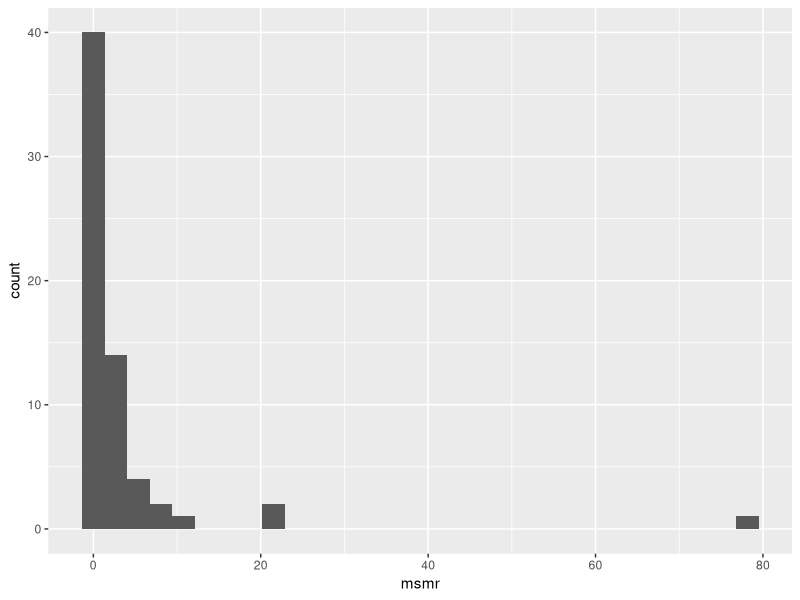
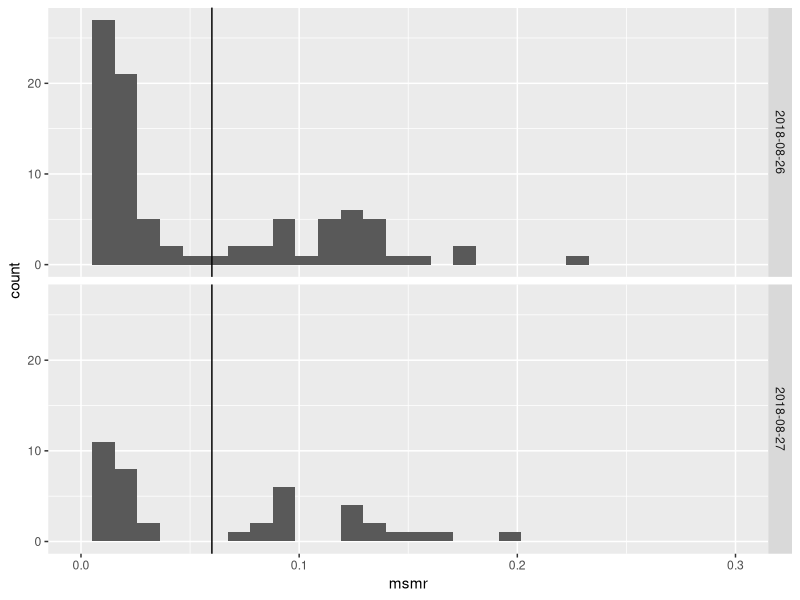

The R source for these figures, in order:
## ---- chunk 1
library(ggplot2)
library(dplyr)
library(data.table)
## ---- chunk 2

resp<-fread("../Data/2018-09-07_Hinal_diapause_determination.csv")
dim(resp)

resp$msmr<- resp$day6_resp / resp$day5_weight

#if you have multiple cohorts, use this code
#ggplot2::ggplot(resp,aes(x=msmr))+geom_histogram()+xlim(0,0.25)+facet_wrap(cohort_date~.)

# if you have 1 cohort, use this code
respco<-resp%>%
  filter(cohort_date=="2018-09-02")

# this will plot the histogram for you to determine the cutoff value for diapause or non-diapause
ggplot2::ggplot(respco,aes(x=msmr))+geom_histogram()

# this code tells you what cut off to determine diapause or non diapause animals

respco$dia_class<-ifelse(respco$msmr<0.06,"Diapause","Non-diapause")
#glimpse(respco11)

#determine numbers of diapause and non-diapause
respco%>%
  group_by(dia_class)%>%
  summarise(n=length(dia_class))

#fwrite(respco11,"2018-09-07_d11cohort_resp_at_day11.csv")
## ---- chunk 3
resp<-fread("../Data/2018-08-07_data_slice.csv")

resp$msmr<- resp$resp_day11/ resp$mass_day10
resp1<-resp%>%
  dplyr::filter(cohort_date=="2018-08-26" | cohort_date=="2018-08-27")

ggplot(resp1,aes(msmr))+geom_histogram()+facet_grid(cohort_date~.)+geom_vline(xintercept=0.06)+xlim(0,0.3)
